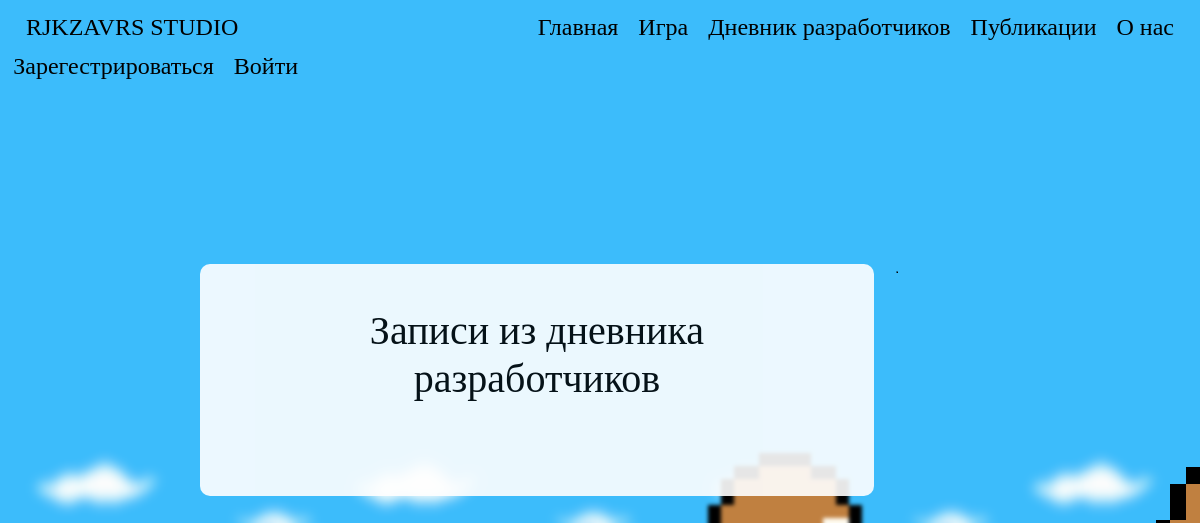
The app's page /DevelopersDiary/, older data.
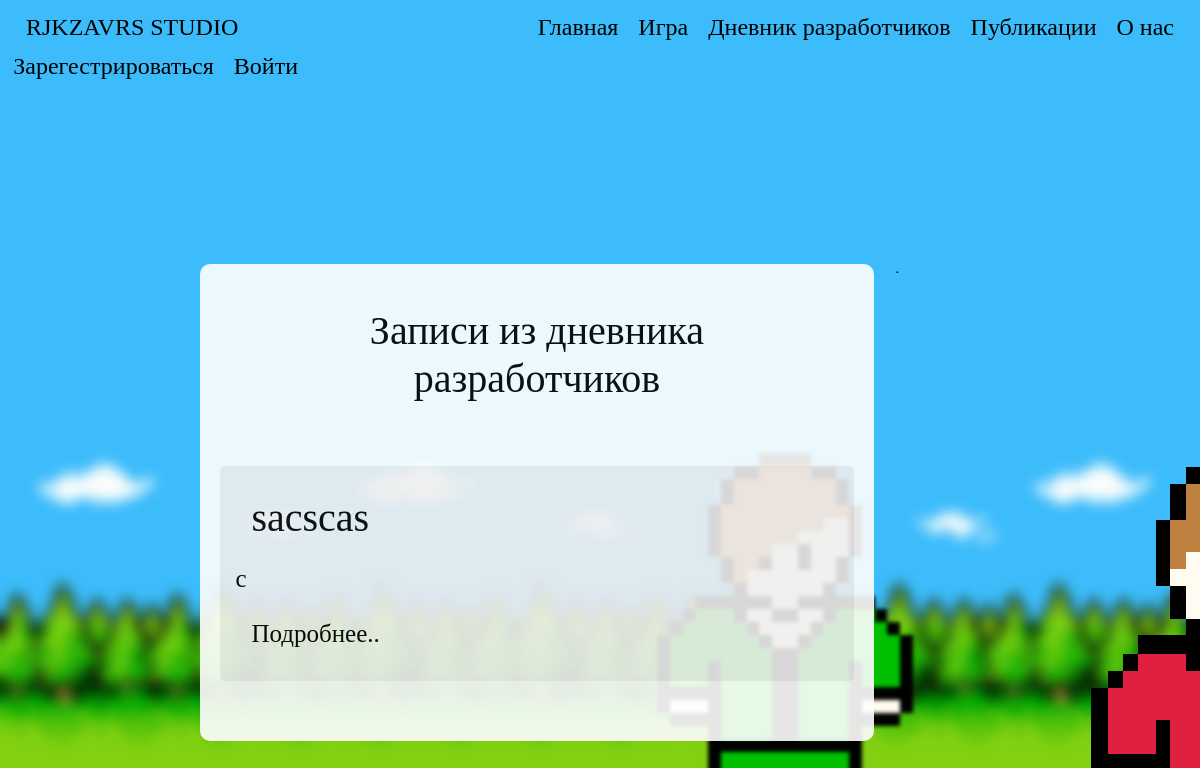
The same page, newer data.
### data/developers_diary.py (models this page shows, shortened)
class DevelopersDiary(SqlAlchemyBase, SerializerMixin):
    __tablename__ = 'developers_diary'
    id = sqlalchemy.Column(sqlalchemy.Integer, primary_key=True, autoincrement=True)
    header = sqlalchemy.Column(sqlalchemy.String, nullable=True)
    body = sqlalchemy.Column(sqlalchemy.String, nullable=True)
    good_marks = sqlalchemy.Column(sqlalchemy.Integer, nullable=True, default=0)
    bad_marks = sqlalchemy.Column(sqlalchemy.Integer, nullable=True, default=0)
    created_date = sqlalchemy.Column(sqlalchemy.DateTime, default=datetime.now())
    comments = orm.relation('Comments')
    availability_status = sqlalchemy.Column(sqlalchemy.Integer, nullable=True, default=0)
    author_id = sqlalchemy.Column(sqlalchemy.Integer, sqlalchemy.ForeignKey("user.id"))
    author = orm.relation('User')

### run.py (the view)
@app.route("/DevelopersDiary/")
def list_developers_diary():
    status = 0
    if current_user.is_authenticated:
        status = current_user.status + 1
    session = db_session.create_session()
    ds_diary = session.query(DevelopersDiary).all()
    session.close()
    return render_template("/DevelopersDiarys.html", ds_diary=ds_diary, status=status, user=current_user,
                           style=url_for('static', filename='css/style.css'),
                           bgimg=get_image_profile(current_user))

### data/db_session.py (called while the page is built)
def create_session() -> Session:
    global __factory
    return __factory()

### run.py (called while the page is built)
def get_image_profile(user):
    bg_img = 1
    if user.is_authenticated:
        bg_img = user.background_image_id + 1
    return url_for('static', filename=f'img/background_img_{bg_img}.png')

### templates/DevelopersDiarys.html (shortened to what this page needs)
{% extends "base.html" %}
{% block content %}
<div class="title">
    {% if status >= 2%}
    <div class="navbar">
        <div>
            <h1 class="title-text">Записи из дневника разработчиков</h1>
        </div>
        <div>
            <a href="/DevelopersDiaryAdd" class="btn btn-warning diary-text">Добавить новость</a>
        </div>
    </div>
    {% else %}
    <div class="navbar">
        <h1 class="title-text">Записи из дневника разработчиков</h1>
    </div>
    {% endif %}
</div>
<div>
    {% for publication in ds_diary %}
    {% if status >= publication.availability_status %}
    <div class="publication-block-header">
        <div class="right-column-block">
            <div class="navbar">
                <div class="diary-left-title">
                    <h1 class="diary-title">
                        {{publication.header}}
                    </h1>
                </div>
            </div>
            <div>
                <p class="diary-text">
                    {{publication.body.split("\n")[0]}}
                </p>
            </div>
            <div class="navbar">
                <div>
                    <a href="/DevelopersDiaryPublication/{{publication.id}}">
                        <p class="diary-text">Подробнее..</p>
                    </a>
                </div>
            </div>
        </div>
    </div>
    {% endif %}
    {% endfor %}
</div>
{% endblock %}

### templates/base.html (shortened to what this page needs)
<!doctype html>
<html lang="ru">
<head>
    <link rel="stylesheet"
          href="https://stackpath.bootstrapcdn.com/bootstrap/4.4.1/css/bootstrap.min.css"
>
    <link rel="stylesheet" href={{style}}>
</head>
<body>
<header class="navbar navbar-light">
    <div class="left-head">
        <a href="/about/"><h4 class="asd">RJKZAVRS STUDIO</h4></a>
    </div>
    <div class="center-head">
        <div>
            <a href="/" class="header-a"><h4 class="asd">Главная</h4></a>
            <a href="/" class="header-a"><h4 class="asd">Игра</h4></a>
            <a href="/DevelopersDiary" class="header-a"><h4 class="asd">Дневник разработчиков</h4></a>
            <a href="/Publications/" class="header-a"><h4 class="asd">Публикации</h4></a>
            <a href="/about/" class="header-a"><h4 class="asd">О нас</h4></a>
        </div>
    </div>
    <div class="right-head">
        {% if current_user.is_authenticated %}
        <a class="navbar-brand" href="/account"><h4 class="asd">{{ current_user.nickname }}</h4></a>
        {% else %}
        <a href="/login"><h4 class="asd">Войти</h4></a>
        <a href="/register"><h4 class="asd">Зарегестрироваться</h4></a>
        {% endif %}
    </div>
</header>
<main role="main">
    <div class="main-block">
        <div class="center-column">
            <div class="center-column-block">
                {% block content %}{% endblock %}
            </div>
        </div>
    </div>
</main>
</body>
</html>

### static/css/style.css (style rules this page uses)
p { text-decoration: none; }
header { margin-bottom: 170px; }
main { align: center; width: 100%; }
.header-a { float: left; }
a { text-decoration: none; }
div.main-block { width: 85%; display: flex; margin-left: 15%; align: center; margin-bottom: 70px; }
div.publication-block-header { flex-basis: 98%; background: #efefef; border-radius: 5px; margin-bottom: 30px; }
.asd { font-family: 'Comfortaa', cursive; font-weight: 100; font-style: inherit; color: #000; position: relative; padding: 5px 5px; margin: 0 5px; }
.title-text { font-family: 'Comfortaa', cursive; font-weight: 100; font-style: inherit; color: #000; position: relative; padding: 5px 5px; margin: 0 5px; }
.diary-title { font-family: 'Comfortaa', cursive; font-weight: 100; font-style: inherit; color: #000; text-align: left; padding: 5px 5px; margin: 0 5px; text-align: left; }
.diary-text { font-size: 25px; font-family: 'Comfortaa', cursive; font-weight: 100; font-style: inherit; color: #000; position: relative; padding: 5px 5px; margin: 0 5px; }
.diary-left-title { width: 70%; }
div.left-head { width: 25%; }
div.center-head { display: flex; align: center; }
div.right-head { width: 25%; display: -webkit-flex; -webkit-flex-direction: row-reverse; display: flex; flex-direction: row-reverse; }
div.center-column { border-radius: 10px; opacity: 1; background: #fff; align: left; width: 66%; margin-left: 2%; margin-right: 20px; opacity: 0.9; }
div.center-column-block { padding: 30px 20px; }
div.right-column-block { padding: 15px 5px; }
div.title { display: block; text-align: center; margin-bottom: 50px; }

Row changes from the older to the newer data that the page shows:
added DevelopersDiary: header "sacscas", body "c"
